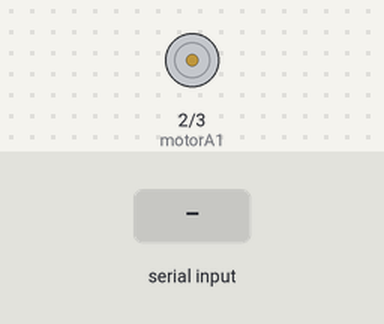
Simulated run of this sketch. Board: Arduino Uno, built with avr-gcc and run on an emulated ATmega328P. On the bench: motor-driver pin pairs drawn as motors (green arrow = first pin HIGH = forward, orange = second pin HIGH = backward, longer = more drive). The test bench sets the inputs (shaded band).

Above: at 1.2 s.
1.3 s: "B" received over the second serial link
At 2.2 s:
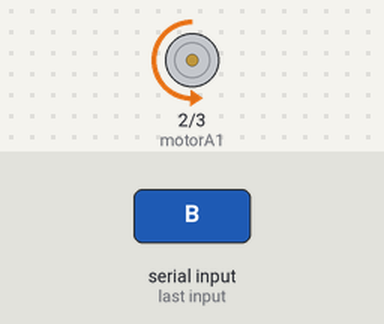
2.8 s: "F" received over the second serial link
At 3.3 s:
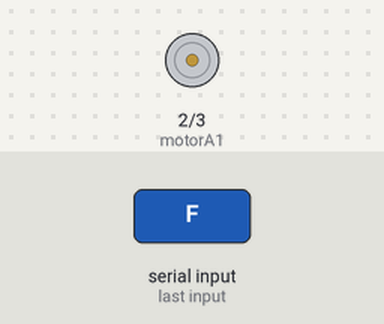
4.3 s: "L" received over the second serial link
At 5.5 s:
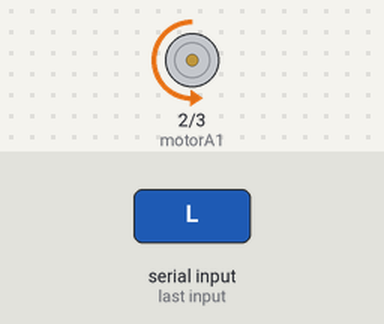
5.8 s: "R" received over the second serial link
At 6.8 s:
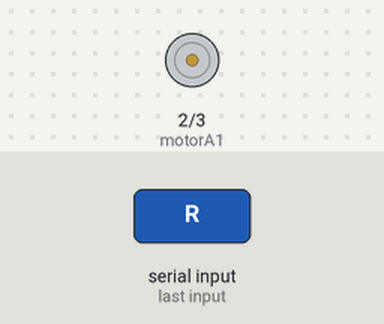
Timing chart, 0 to 8.3 s (numbered marks = the images above; inputs shaded):
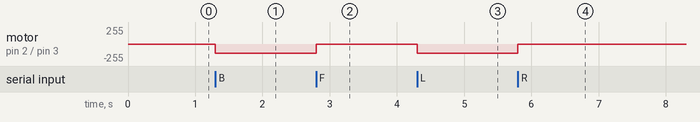

The sketch:

RAS_Balloon.ino
```cpp
#include <SoftwareSerial.h>

/*  Essa é a versão nível 1 do projeto RAS Balloon,
* um projeto com o propósito de introduzir o manejo de microcontroladores
* através da plataforma arduíno.
* Este código é livre, e pode ser alterado e distribuído conforme a licensa xxx
*/


/*
******************
* Mapeando Pinos *
******************
*/

// motores
#define motorA1 2
#define motorA2 3
#define motorB1 4
#define motorB2 2

// HC-05
#define btTx 2
#define btRx 4
/*
****************
* MOTOR Config *
****************
*/


#define V 120

void setup_motor() {
  pinMode(motorA1, OUTPUT);
  pinMode(motorA1, OUTPUT);
  pinMode(motorA1, OUTPUT);
  pinMode(motorA1, OUTPUT);
}

void run(int va, int vb) {
  if (va > 0) {
    analogWrite(motorA1, va);
    analogWrite(motorA2, 0);
  } else {
    analogWrite(motorA1, 0);
    analogWrite(motorA2, va);
  }

  if (vb > 0) {
    analogWrite(motorB1, vb);
    analogWrite(motorB2, 0);
  } else {
    analogWrite(motorB1, 0);
    analogWrite(motorB2, vb);
  }
}


SoftwareSerial btSerial(btRx, btTx);

void setup() {
  //Iniciando portas seriais
  Serial.begin(115200);
  btSerial.begin(9600);

  // put your setup code here, to run once:
  setup_motor();
}

void loop() {
  // put your main code here, to run repeatedly:
  static char motor_state = '0';

  if (btSerial.available()) {
    motor_state = btSerial.read();
    switch (motor_state) {
      case 'F':
        run(V, V);
        break;
      case 'B':
        run(-V, -V);
        break;
      case 'L':
        run(-V, V);
        break;
      case 'R':
        run(V, -V);
        break;
      default:
        run(0, 0);
    }
  }
}
```

Measured:
- after the input at 1.3 s, motor on pin 2 (motorA1) / pin 3 (motorA2): stopped → backward 136/255 at once
- after the input at 2.8 s, motor on pin 2 (motorA1) / pin 3 (motorA2): backward 136/255 → stopped at once
- after the input at 4.3 s, motor on pin 2 (motorA1) / pin 3 (motorA2): stopped → backward 136/255 at once
- after the input at 5.8 s, motor on pin 2 (motorA1) / pin 3 (motorA2): backward 136/255 → stopped at once
